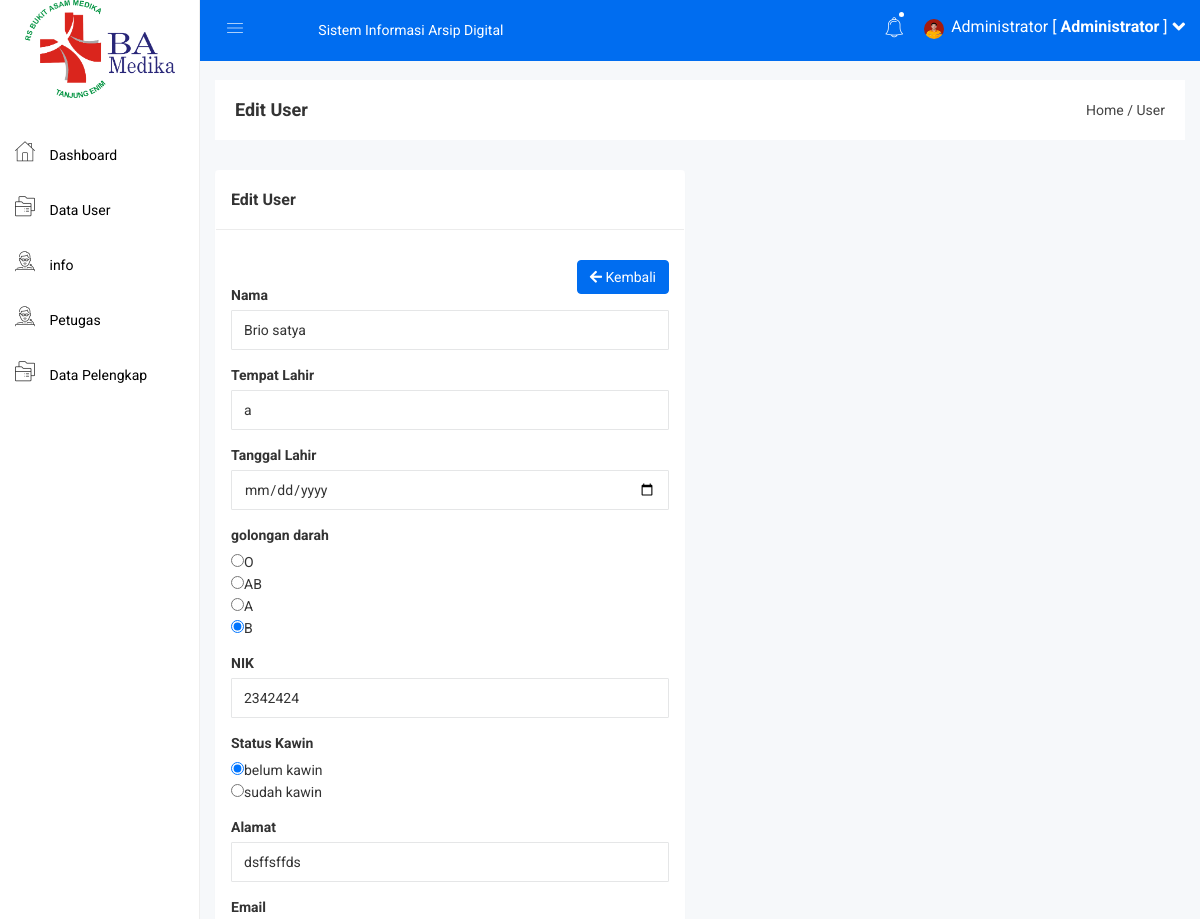
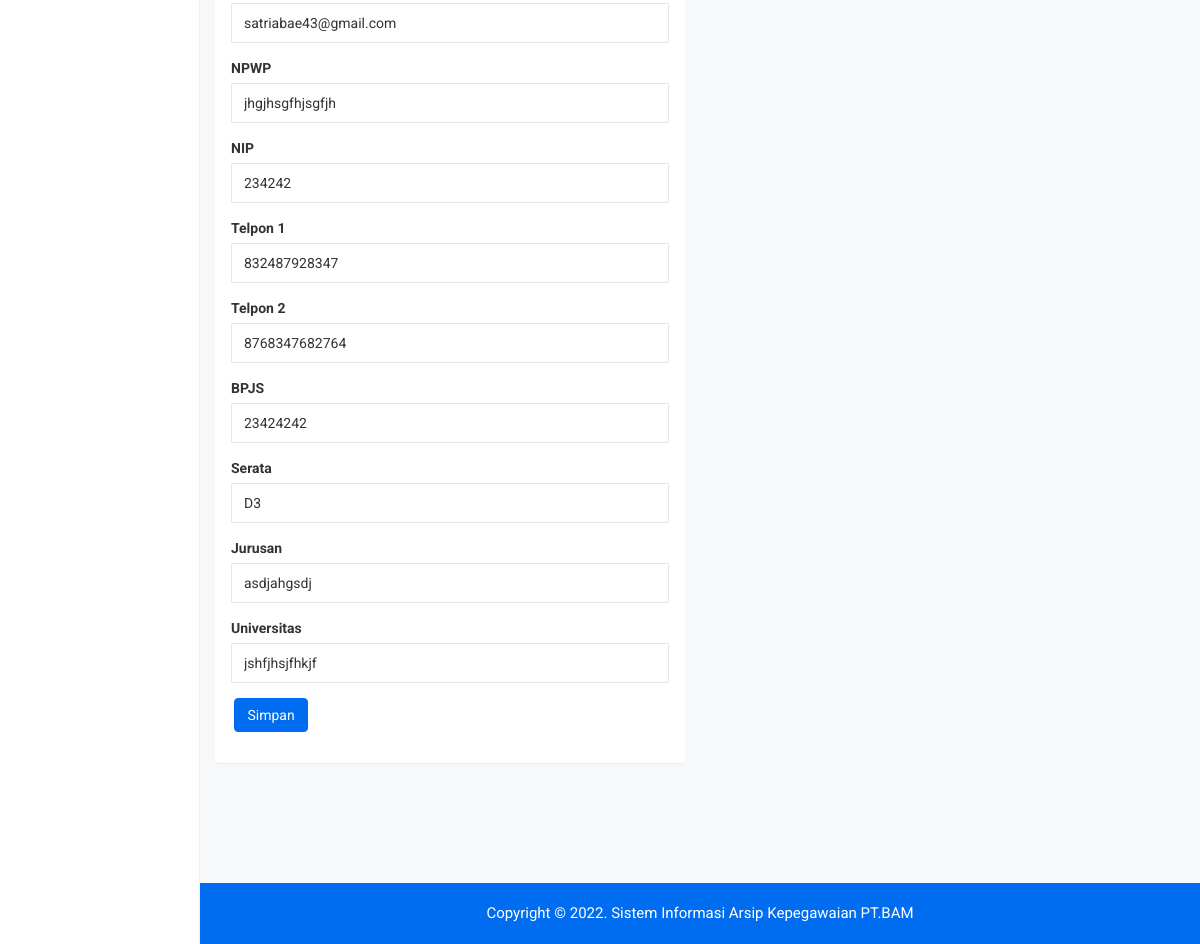
Page /admin/dt_user_edit.php?id=8 (signed in) on the earlier database version (2 pictures, top to bottom).
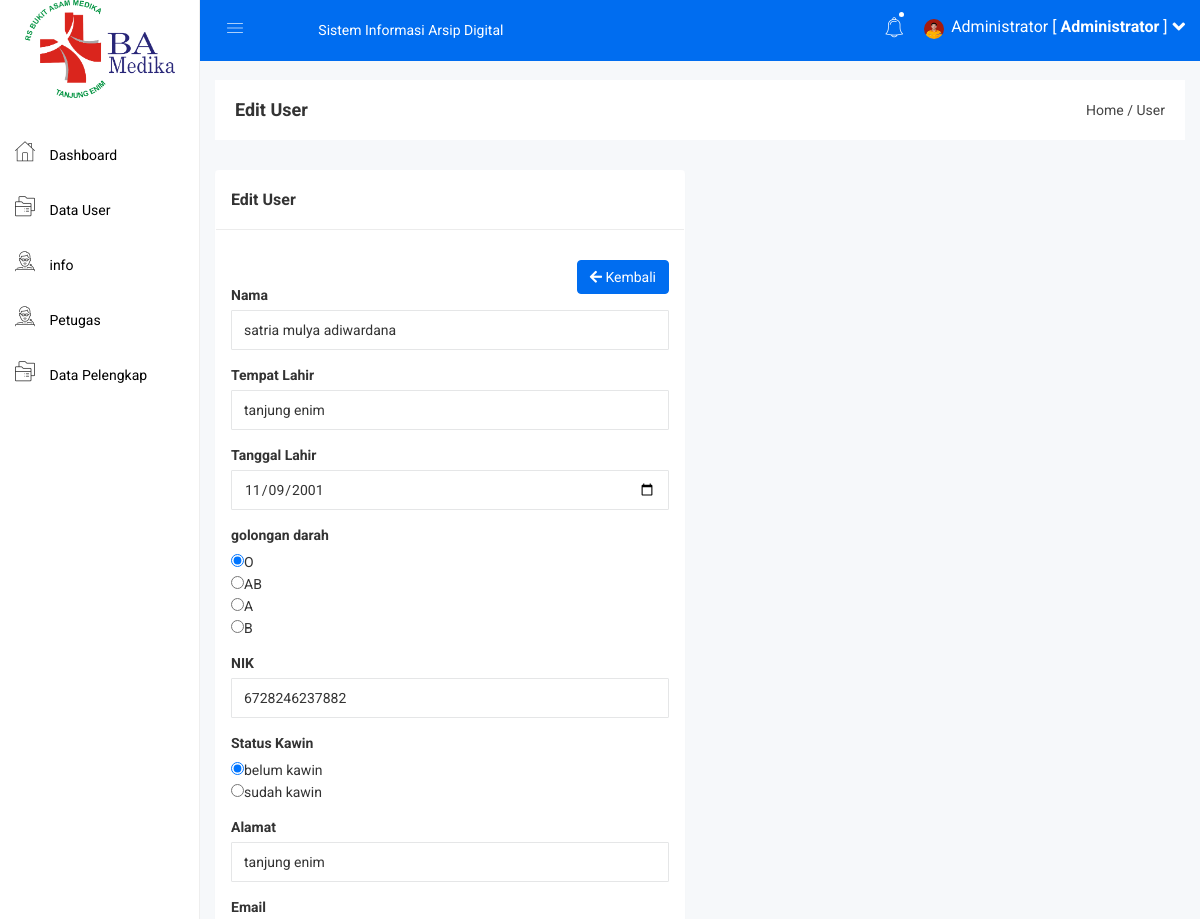
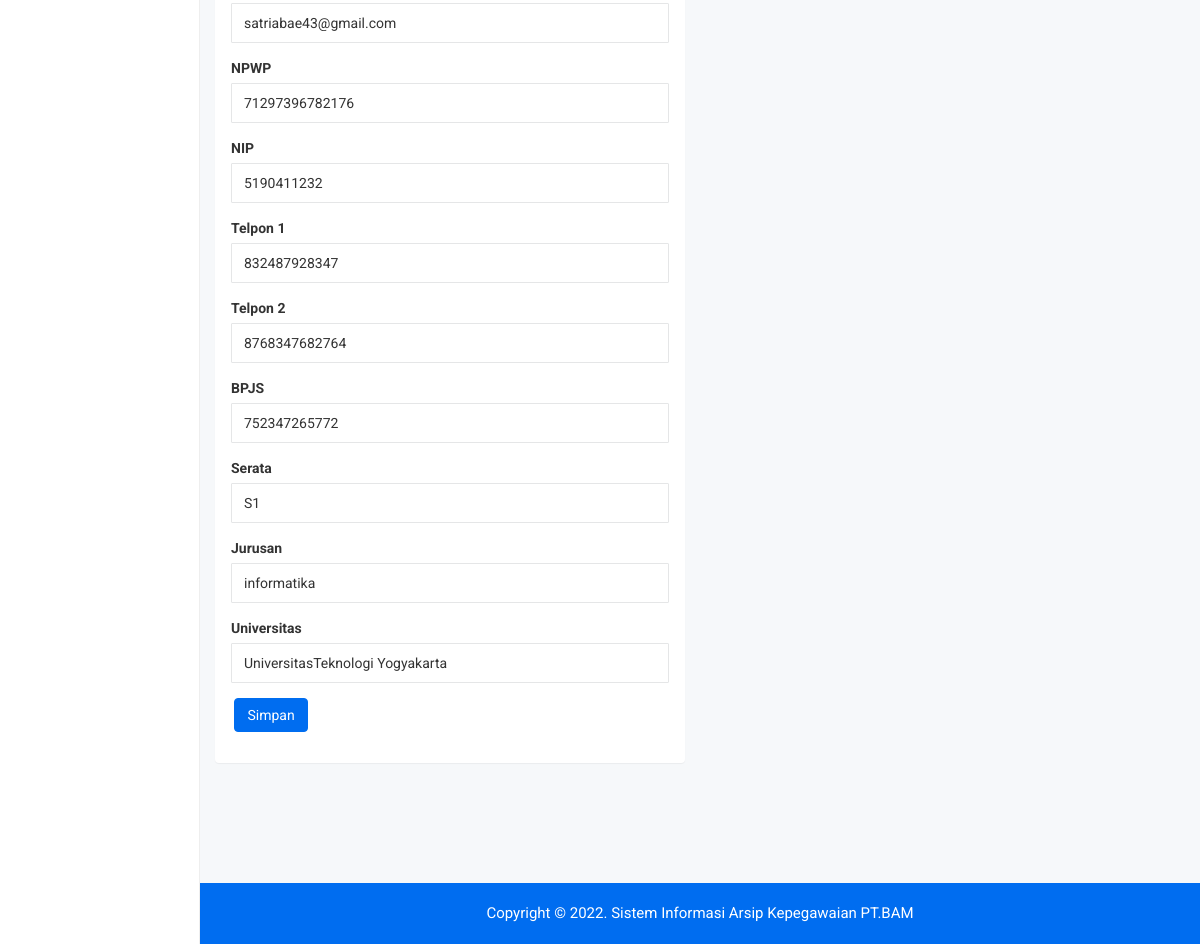
Same page on the later database version (2 pictures, top to bottom).
### tables this page shows
CREATE TABLE `diri` (
  `id` int(11) NOT NULL,
  `username` varchar(50) NOT NULL,
  `password` varchar(50) NOT NULL,
  `nama` varchar(100) NOT NULL,
  `tempat_lahir` varchar(50) NOT NULL,
  `tanggal_lahir` date NOT NULL,
  `goldar` varchar(5) NOT NULL,
  `nik` varchar(20) NOT NULL,
  `status_kawin` varchar(40) NOT NULL,
  `alamat` varchar(100) NOT NULL,
  `email` varchar(50) NOT NULL,
  `npwp` varchar(40) NOT NULL,
  `nip` varchar(40) NOT NULL,
  `telpon1` varchar(14) NOT NULL,
  `telpon2` varchar(14) NOT NULL,
  `bpjs` varchar(40) NOT NULL,
  `serata` varchar(40) NOT NULL,
  `jurusan` varchar(50) NOT NULL,
  `univ` varchar(60) NOT NULL,
  `id_lokasi` int(11) NOT NULL,
  `id_status` int(11) NOT NULL,
  `id_jabatan` varchar(25) NOT NULL,
  `id_jj` int(11) NOT NULL,
  `nakes` varchar(30) NOT NULL,
  `jenis_jabatan` varchar(30) NOT NULL,
  `foto` varchar(100) NOT NULL,
  `status` int(11) NOT NULL
);

### admin/dt_user_edit.php (the view, shortened to what the changed rows need)
<?php include 'header.php'; ?>
<div class="container-fluid">
    <div class="row  ">
        <div class="col-lg-6 ">
            <div class="panel panel">
                <div class="panel-body">
                    <br>
                    <br>
                    <?php
                    $id = $_GET['id'];
                    $data = mysqli_query($koneksi, "select * from diri where id='$id'");
                    while($d = mysqli_fetch_array($data)){
                        ?>
                    <form method="post" action="dt_user_update.php">
                        <div class="form-group">
                            <label>Nama</label>
                            <input type="text" class="form-control" name="nama" required="required"
                                value="<?php echo $d['nama']; ?>">
                        </div>
                        <div class="form-group">
                            <label>Tempat Lahir</label>
                            <input type="text" class="form-control" placeholder="masukkan tempat lahir"
                                name="tempat_lahir" required="required"value="<?php echo $d['tempat_lahir']; ?>">
                        </div>
                        <div class="form-group">
                            <label>Tanggal Lahir</label>
                            <input type="date" class="form-control" name="tanggal_lahir" required="required" value="<?php echo $d['tanggal_lahir']; ?>">
                        </div>
                        <div class="form-group">
                            <label>golongan darah</label> <br>
                            <?php
                                if($d['goldar']=='O'){
                               echo'
                               <input type="radio"  class="form-group-input" name="goldar" value="o" required="required" checked>O <br>
                               <input type="radio"  class="form-group-input" name="goldar" value="ab" required="required" >AB <br>
                               <input type="radio"  class="form-group-input" name="goldar" value="a" required="required" >A <br>
                               <input type="radio"  class="form-group-input" name="goldar" value="b" required="required" >B';
                            }   else if($d['goldar']=='B'){
                               echo'
                               <input type="radio"  class="form-group-input" name="goldar" value="o" required="required" >O <br>
                               <input type="radio"  class="form-group-input" name="goldar" value="ab" required="required" >AB <br>
                               <input type="radio"  class="form-group-input" name="goldar" value="a" required="required" >A <br>
                               <input type="radio"  class="form-group-input" name="goldar" value="b" required="required" checked>B';
                            }
                            ?>
                        </div>
                        <div class="form-group">
                            <label>NIK</label>
                            <input type="text" class="form-control" name="nik" required="required"
                                value="<?php echo $d['nik']; ?>">
                        </div>
                        <div class="form-group">
                            <label>Status Kawin</label> <br>
                            <?php
                                if($d['status_kawin']=='belum kawin'){
                               echo'
                               <input type="radio"  class="form-group-input" name="status_kawin" value="belum kawin" required="required" checked>belum kawin <br>
                               <input type="radio"  class="form-group-input" name="status_kawin" value="sudah kawin" required="required" >sudah kawin';
                            }   else if($d['status_kawin']=='sudah kawin'){
                               echo'
                              <input type="radio"  class="form-group-input" name="status_kawin" value="belum kawin" required="required">belum kawin <br>
                               <input type="radio"  class="form-group-input" name="status_kawin" value="sudah kawin" required="required" checked >sudah kawin';
                            }
                            ?>
                        </div>
                        <div class="form-group">
                            <label>Alamat</label>
                            <input type="text" class="form-control" name="alamat" required="required"
                                value="<?php echo $d['alamat']; ?>">
                        </div>
                        <div class="form-group">
                            <label>Email</label>
                            <input type="email" class="form-control" name="email" required="required"
                                value="<?php echo $d['email']; ?>">
                        </div>
                        <div class="form-group">
                            <label>NPWP</label>
                            <input type="text" class="form-control" name="npwp" value="<?php echo $d['npwp']; ?>">
                        </div>
                        <div class="form-group">
                            <label>NIP</label>
                            <input type="text" class="form-control" name="nip" required="required"
                                value="<?php echo $d['nip']; ?>">
                        </div>
                        <div class="form-group">
                            <label>Telpon 1</label>
                            <input type="text" class="form-control" name="telpon1" required="required"
                                value="<?php echo $d['telpon1']; ?>">
                        </div>
                        <div class="form-group">
                            <label>Telpon 2</label>
                            <input type="text" class="form-control" name="telpon2" required="required"
                                value="<?php echo $d['telpon2']; ?>">
                        </div>
                        <div class="form-group">
                            <label>BPJS</label>
                            <input type="text" class="form-control" name="bpjs" value="<?php echo $d['bpjs']; ?>">
                        </div>
                        <div class="form-group">
                            <label>Serata</label>
                            <input type="text" class="form-control" name="serata" required="required"
                                value="<?php echo $d['serata']; ?>">
                        </div>
                        <div class="form-group">
                            <label>Jurusan</label>
                            <input type="text" class="form-control" name="jurusan" required="required"
                                value="<?php echo $d['jurusan']; ?>">
                        </div>
                        <div class="form-group">
                            <label>Universitas</label>
                            <input type="text" class="form-control" name="univ" required="required"
                                value="<?php echo $d['univ']; ?>">
                        </div>
                        <div class="form-group">
                            <input type="submit" class="btn btn-primary" value="Simpan">
                        </div>
                    </form>
                    <?php
                    }
                    ?>
                </div>
            </div>
        </div>
    </div>
</div>
<?php include 'footer.php'; ?>

Differences in the rows shown:
changed diri "satriabae43@gmail.com": nama "Brio satya" → "satria mulya adiwardana"; tempat_lahir "a" → "tanjung enim"; tanggal_lahir (not shown) → "11/09/2001"; nik "2342424" → "6728246237882"; alamat "dsffsffds" → "tanjung enim"; npwp "jhgjhsgfhjsgfjh" → "71297396782176"; nip "234242" → "5190411232"; bpjs "23424242" → "752347265772"; serata "D3" → "S1"; jurusan "asdjahgsdj" → "informatika"; univ "jshfjhsjfhkjf" → "UniversitasTeknologi Yogyakarta"; goldar "☐" → "☑"; goldar "☑" → "☐"
